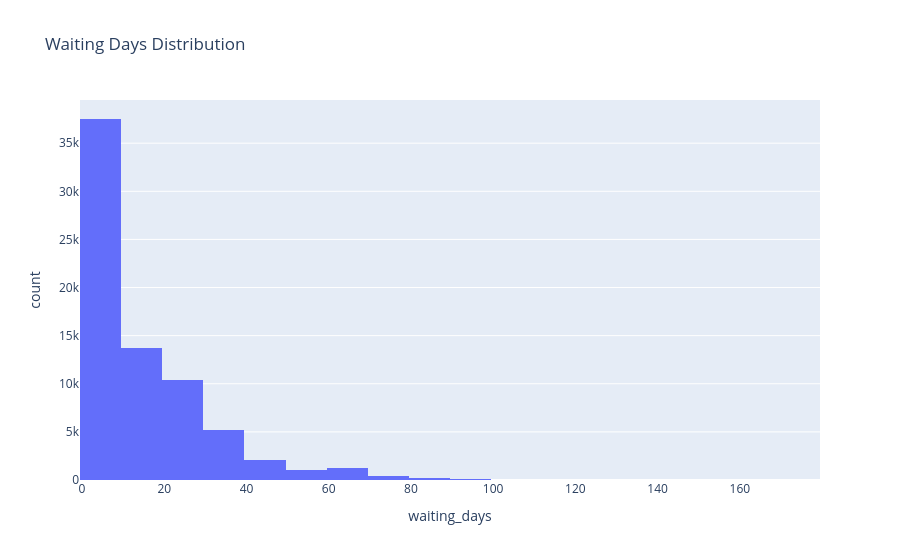

Source (notebook cell):
### Code cell
fig = px.histogram(df, x='waiting_days', nbins=30,title="Waiting Days Distribution")
fig.show()

### Figure 1 — Plotly figure (JSON) as saved in the notebook; plotly's stock layout.template omitted (floating-point values rounded to 4 significant figures; data arrays with more than 128 entries replaced by an {"elided": "..."} marker saying what was removed)
{"data": [{"bingroup": "x", "hovertemplate": "waiting_days=%{x}<br>count=%{y}<extra></extra>", "legendgroup": "", "marker": {"color": "#636efa", "pattern": {"shape": ""}}, "name": "", "nbinsx": 30, "orientation": "v", "showlegend": false, "type": "histogram", "x": {"elided": "71959 int values"}, "xaxis": "x", "yaxis": "y"}], "layout": {"barmode": "relative", "legend": {"tracegroupgap": 0}, "title": {"text": "Waiting Days Distribution"}, "xaxis": {"anchor": "y", "domain": [0, 1], "title": {"text": "waiting_days"}}, "yaxis": {"anchor": "x", "domain": [0, 1], "title": {"text": "count"}}}}
